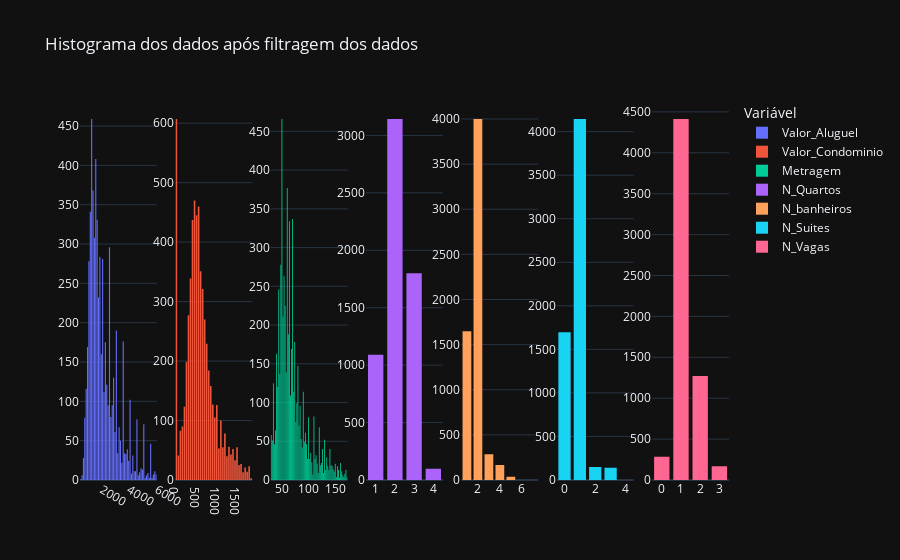

The code cell stored with this chart in its notebook:
### Code cell
fig = make_subplots(rows=1, cols = 7)
for i, coluna in enumerate(df.columns):
    fig.add_trace(go.Histogram(x=df_teste[coluna],
                               name= coluna),
                  row=1,
                  col= i+1)
fig.update_layout(title_text = "Histograma dos dados após filtragem dos dados",
                  legend_title = "Variável",
                  bargap = 0.2)
fig.show()

### Figure 1 — Plotly figure (JSON) as saved in the notebook; plotly's stock layout.template omitted (floating-point values rounded to 4 significant figures; data arrays with more than 128 entries replaced by an {"elided": "..."} marker saying what was removed)
{"data": [{"name": "Valor_Aluguel", "x": {"elided": "6133 float values"}, "type": "histogram", "xaxis": "x", "yaxis": "y"}, {"name": "Valor_Condominio", "x": {"elided": "6133 float values"}, "type": "histogram", "xaxis": "x2", "yaxis": "y2"}, {"name": "Metragem", "x": {"elided": "6133 float values"}, "type": "histogram", "xaxis": "x3", "yaxis": "y3"}, {"name": "N_Quartos", "x": {"elided": "6133 float values"}, "type": "histogram", "xaxis": "x4", "yaxis": "y4"}, {"name": "N_banheiros", "x": {"elided": "6133 int values"}, "type": "histogram", "xaxis": "x5", "yaxis": "y5"}, {"name": "N_Suites", "x": {"elided": "6133 int values"}, "type": "histogram", "xaxis": "x6", "yaxis": "y6"}, {"name": "N_Vagas", "x": {"elided": "6133 float values"}, "type": "histogram", "xaxis": "x7", "yaxis": "y7"}], "layout": {"xaxis": {"anchor": "y", "domain": [0.0, 0.1184]}, "yaxis": {"anchor": "x", "domain": [0.0, 1.0]}, "xaxis2": {"anchor": "y2", "domain": [0.1469, 0.2653]}, "yaxis2": {"anchor": "x2", "domain": [0.0, 1.0]}, "xaxis3": {"anchor": "y3", "domain": [0.2939, 0.4122]}, "yaxis3": {"anchor": "x3", "domain": [0.0, 1.0]}, "xaxis4": {"anchor": "y4", "domain": [0.4408, 0.5592]}, "yaxis4": {"anchor": "x4", "domain": [0.0, 1.0]}, "xaxis5": {"anchor": "y5", "domain": [0.5878, 0.7061]}, "yaxis5": {"anchor": "x5", "domain": [0.0, 1.0]}, "xaxis6": {"anchor": "y6", "domain": [0.7347, 0.8531]}, "yaxis6": {"anchor": "x6", "domain": [0.0, 1.0]}, "xaxis7": {"anchor": "y7", "domain": [0.8816, 1.0]}, "yaxis7": {"anchor": "x7", "domain": [0.0, 1.0]}, "title": {"text": "Histograma dos dados após filtragem dos dados"}, "legend": {"title": {"text": "Variável"}}, "bargap": 0.2}}
